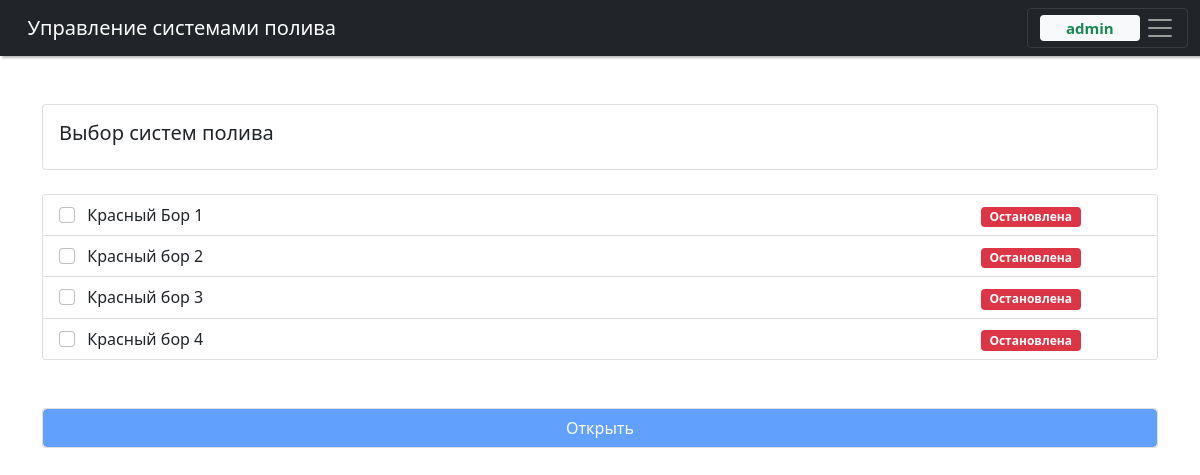
The app's page / (signed in) with its own data.
### valley/models.py (models this page shows, shortened)
class States(models.Model):
    class Meta:
        verbose_name = 'Состояние системы'
        verbose_name_plural = 'Состояния систем'
        ordering = ['pk']
    states_system = models.OneToOneField(Systems, on_delete=models.CASCADE, primary_key=True,
                                         related_name='status', verbose_name='Система')
    states_ctrl = models.BooleanField(default=False, verbose_name='Управление')
    states_fail = models.BooleanField(default=False, verbose_name='Авария')
    DIRECTIONS = [('N', '-'), ('F', 'Вперёд'), ('R', 'Назад')]
    states_dir = models.CharField(max_length=1, choices=DIRECTIONS, default='N', verbose_name='Направление')
    states_wat = models.BooleanField(default=False, verbose_name='Вода')
    states_sis = models.BooleanField(default=False, verbose_name='АвтоСтоп')
    states_valve1 = models.BooleanField(default=False, verbose_name='Задвижка 1')
    states_valve2 = models.BooleanField(default=False, verbose_name='Задвижка 2')
    status_perc = models.FloatField(default=0, verbose_name='Скорость')
    status_depth = models.FloatField(default=0, verbose_name='Глубина')
    status_time = models.DateTimeField(verbose_name='Время запуска', null=True, blank=True)
    def __str__(self):
        return self.states_system.system_name

class Systems(models.Model):
    class Meta:
        verbose_name = 'Систему полива'
        verbose_name_plural = 'Системы полива'
        ordering = ['pk']
    system_name = models.CharField(max_length=30, verbose_name='Название')
    system_key = models.CharField(max_length=15, verbose_name='Адрес клавиатуры')
    system_contr = models.CharField(max_length=15, verbose_name='Адрес контроллера')
    system_perc = models.FloatField(verbose_name='Скорость')
    system_depth = models.FloatField(verbose_name='Глубина')
    system_pump = models.ForeignKey(Pumps, on_delete=models.CASCADE, related_name='pump',
                                    verbose_name='Контроллер насоса')
    system_pumpint = models.IntegerField(verbose_name='Вход задвижки насоса')
    system_pumpvalve = models.IntegerField(verbose_name='Реле задвижки насоса')
    system_pumprele1 = models.IntegerField(verbose_name='Реле1 насоса')
    system_pumprele2 = models.IntegerField(default=0, verbose_name='Реле2 насоса')
    system_duet = models.IntegerField(default=0, verbose_name='Связка')
    system_camera = models.OneToOneField(Cameras, on_delete=models.CASCADE, related_name='camera',
                                         verbose_name='Камера', null=True)

### valley/views.py (the view)
# urls.py: path('', valley.views.index, name='index'),
def index(request):
    systems = Systems.objects.all()
    states = States.objects.all()
    header = 'Выбор систем полива'
    title = ' - Выбор'
    return render(request, 'index.html', {'header': header, 'title': title, 'systems': systems, 'states': states})

### templates/index.html
{% extends "base.html" %}
{% block content %}
    <div class="card">
        <div class="card-body"><h5>{{ header }}</h5></div>
    </div>
    <br>
    <div class="card shad_box">
        <div class="list-group list-group-flush">
            {% for state in states %}
                <label class="list-group-item list-group-item-action">
                    <div class="row">
                        <div class="col-10">
                            <input class="form-check-input me-1" type="checkbox" id="v_chk{{state.id}}"
                                   value="{{ state.du }}" name="v_chk{{forloop.counter}}" {% if state.states_ctrl == False %}disabled{% endif %}>&nbsp;&nbsp;{{ state }}
                        </div>
                        <div class="col-2">
                            {% if state.states_dir == 'N' %}
                                {% if state.states_ctrl == False %}
                                    <span class="badge bg-danger" style="width: 100px;">Не доступна</span>
                                {% else %}
                                    <span class="badge bg-danger" style="width: 100px;">Остановлена</span>
                                {% endif %}
                            {% else %}
                                <span class="badge bg-success" style="width: 100px;">Запущена</span>
                            {% endif %}
                        </div>
                    </div>
                </label>
            {% endfor %}
        </div>
    </div>
    <br><br>
    <div class="card"><button type="button" class="btn btn-primary" id="btn_sel" disabled>Открыть</button></div>
{% endblock content %}

### templates/base.html (shortened to what this page needs)
{% load static %}
<!DOCTYPE html>
<html>
    <head>
        <link href="https://cdn.jsdelivr.net/npm/bootstrap@5.1.3/dist/css/bootstrap.min.css"
              rel="stylesheet"
>
        <link rel="stylesheet" href="https://cdn.jsdelivr.net/npm/bootstrap-icons@1.5.0/font/bootstrap-icons.css">
        <link rel="stylesheet" href="{% static 'css/style.css'%}" type="text/css">
    </head>
    <body>
        <nav class="navbar navbar-dark bg-dark" style="box-shadow: 0.1em 0.1em 2px rgba(122,122,122,0.5);">
            <div class="container-fluid">
                <a class="navbar-brand" href="/">
                    &nbsp;&nbsp;Управление системами полива
                </a>
                <button class="navbar-toggler" type="button" data-bs-toggle="offcanvas" data-bs-target="#offcanvasNavbar"
                        aria-controls="offcanvasNavbar">
                    <span class="badge bg-light text-success align-middle" style="width: 100px;">{{ user.username }}</span>
                    <span class="navbar-toggler-icon align-middle"></span>
                </button>
            </div>
        </nav>
        <br>
        <div class="container position-relative">
            <br>
            <div>{% block content%}{% endblock content %}</div>
        </div>
    </body>
</html>

### records on screen
States: states_system_id.system_name "Красный Бор 1", states_dir "Остановлена"
States: states_system_id.system_name "Красный бор 2", states_dir "Остановлена"
States: states_system_id.system_name "Красный бор 3", states_dir "Остановлена"
States: states_system_id.system_name "Красный бор 4", states_dir "Остановлена"

### other values on screen
{{ user.username }} "admin"
{{ header }} "Выбор систем полива"
